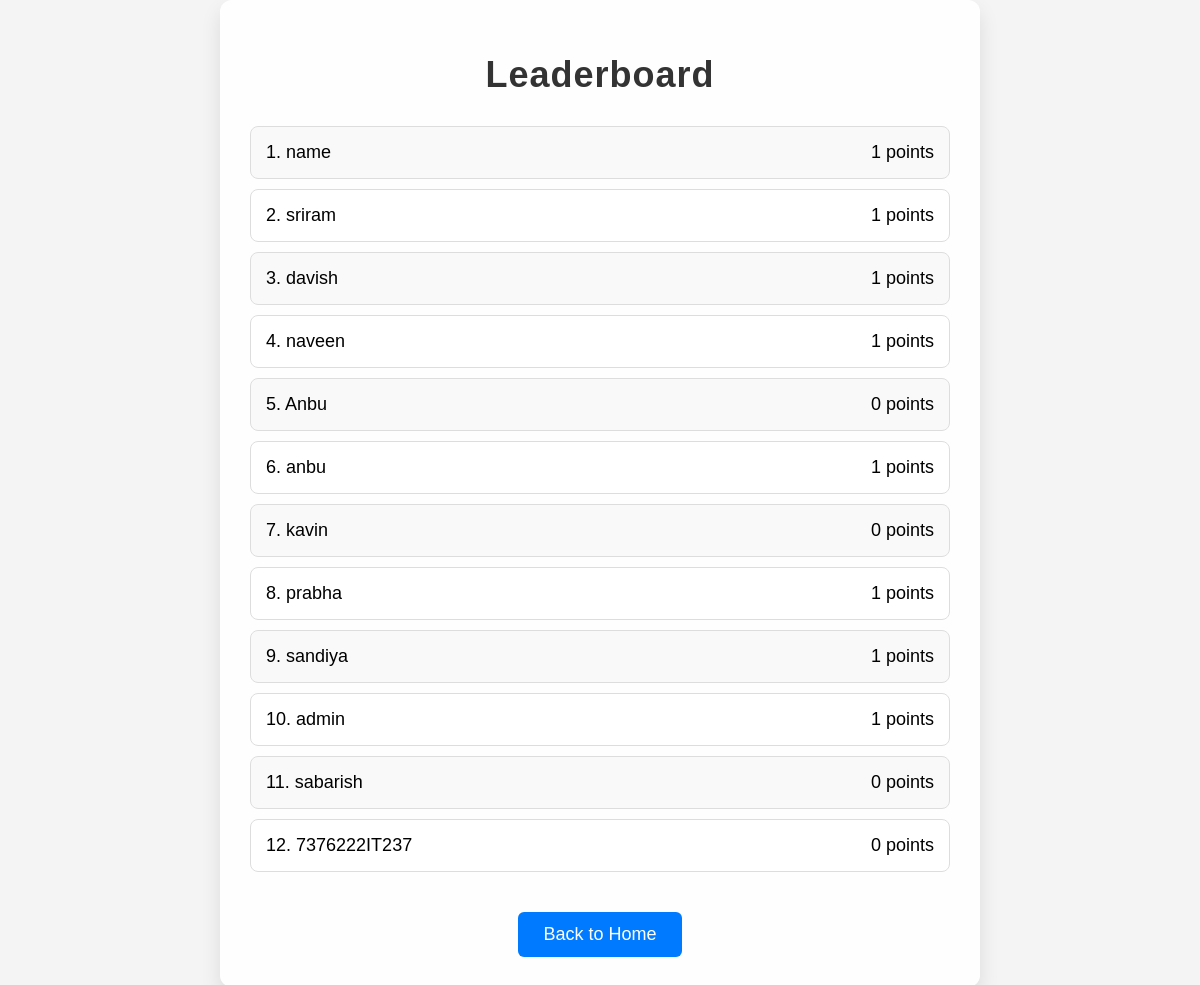
The app's page /leaderboard (signed in), older data.
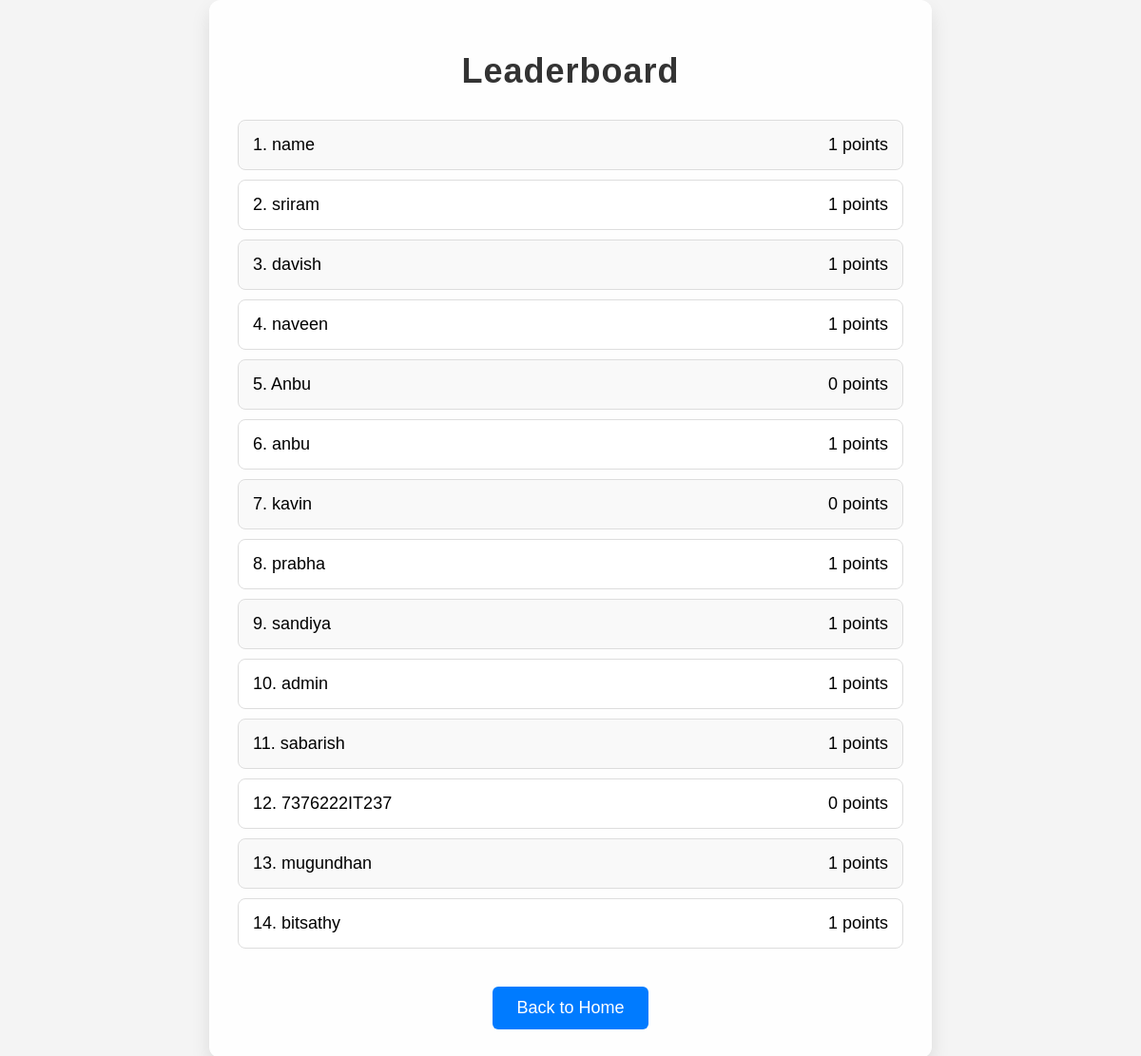
The same page, newer data.
### app.py (models this page shows)
class User(db.Model):
    id = db.Column(db.Integer, primary_key=True)
    username = db.Column(db.String(150), unique=True, nullable=False)
    history = db.relationship('History', backref='user', lazy=True)
    favorites = db.relationship('Favorite', backref='user', lazy=True)

### app.py (the view)
@app.route('/leaderboard')
@login_required
def leaderboard():
    users = User.query.all()
    leaderboard_data = [{'username': user.username, 'points': len(user.history) + len(user.favorites)} for user in users]
    return render_template('leaderboard.html', users=leaderboard_data)

### app.py (called while the page is built)
def login_required(f):
    @wraps(f)
    def decorated_function(*args, **kwargs):
        if 'username' not in session:
            return redirect(url_for('login'))
        return f(*args, **kwargs)
    return decorated_function

### templates/leaderboard.html (shortened to what this page needs)
<!DOCTYPE html>
<html lang="en">
<head>
    <link rel="stylesheet" href="{{ url_for('static', filename='styles.css') }}">
</head>
<body>
    <div class="container">
        <h1>Leaderboard</h1>
        <ul>
            {% for user in users %}
            <li>
                <span>{{ loop.index }}. {{ user['username'] }}</span>
                <span>{{ user['points'] }} points</span>
            </li>
            {% endfor %}
        </ul>
        <a href="{{ url_for('index') }}" class="button">Back to Home</a>
    </div>
</body>
</html>

### static/styles.css (style rules this page uses)
.container { width: 90%; max-width: 600px; margin: auto; padding: 20px; background-color: #fff; box-shadow: 0 0 10px rgba(0, 0, 0, 0.1); border-radius: 8px; text-align: center; }
h1 { color: #333; }
.button { display: inline-block; padding: 10px 20px; margin-top: 10px; color: white; background-color: #007bff; border-radius: 4px; text-decoration: none; transition: background-color 0.3s; }

Row changes from the older to the newer data that the page shows:
computed for User "sabarish": points "0" → "1"
added User: username "mugundhan", points "1"
added User: username "bitsathy", points "1"
